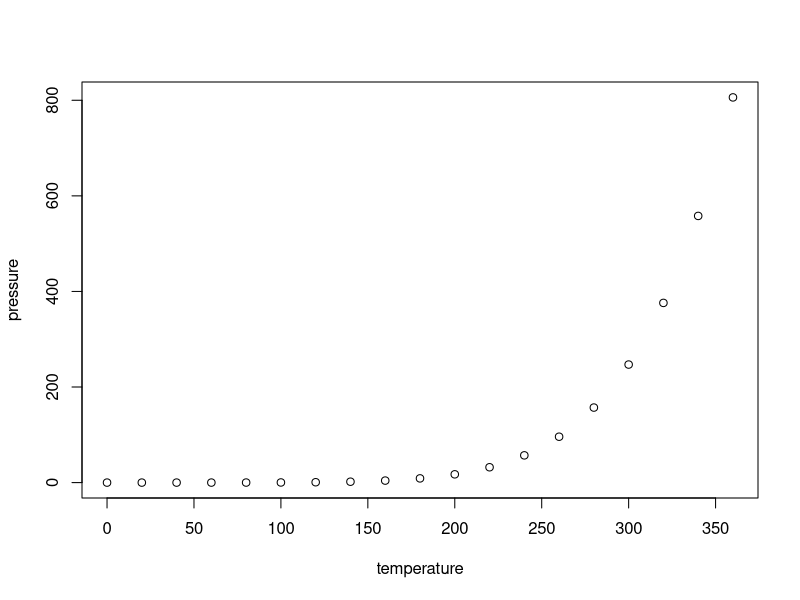
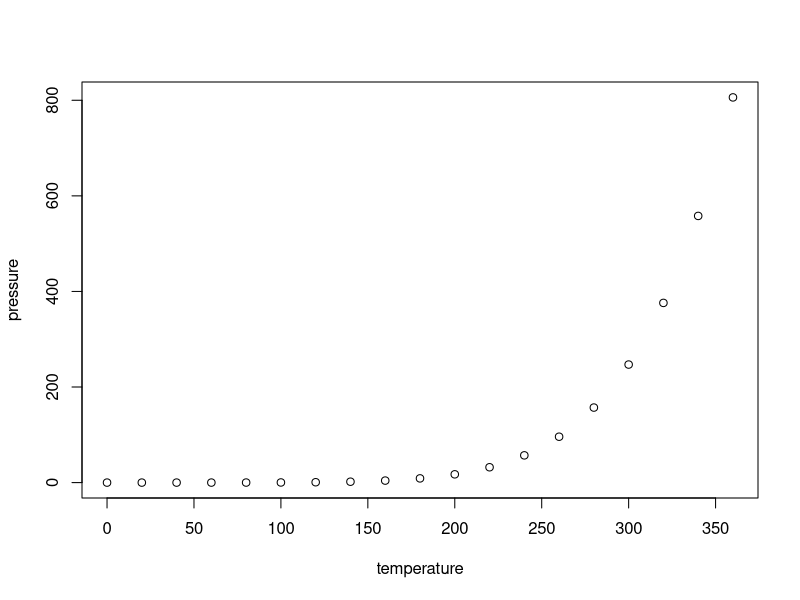
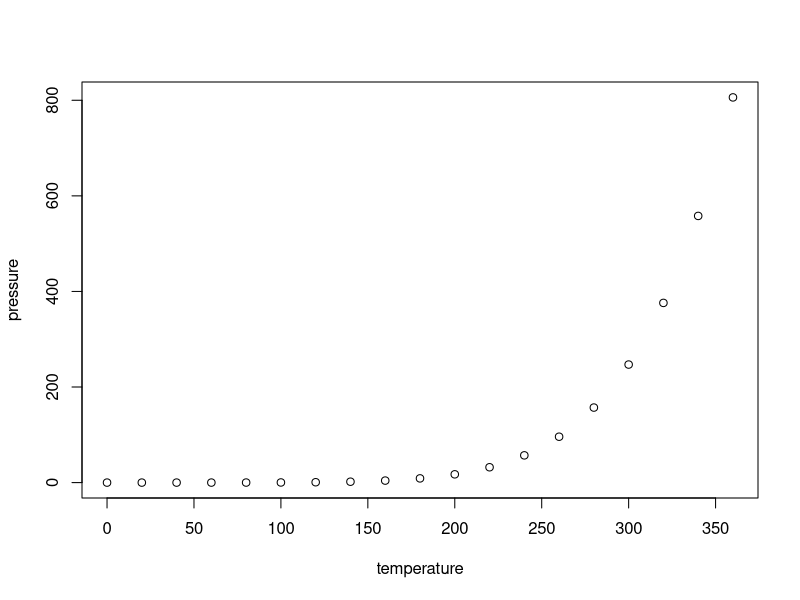

R code for these plots, in order:
## ---- chunk 1
knitr::opts_chunk$set(collapse = TRUE, message = FALSE)
## ---- chunk 2
library(tidyverse)
## ---- chunk 3
shared_birthday <- function(n) {
  
  birthdays = sample(1:365, size = n, replace = TRUE)
  
  any(duplicated(birthdays))
}
## ---- chunk 4
plot(pressure)
## ---- chunk 5
plot(pressure)
## ---- chunk 6
plot(pressure)
